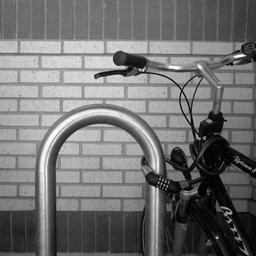
%> input picture S5_19052025/bike.png, 256 x 256 px
$ octave Ex8_3.m   (GNU Octave 9; MATLAB toolbox functions it lacks are replaced by stand-ins)
%> lines starting %> are read from the running program, lines starting %| are printed output that depends on the picture; in (x1, y1, x2, y2) boxes, pixels count from 0 and x2, y2 are one past the last pixel; in counts of white or black regions, pixels touching at a corner belong together; the program's own positions count from 1
%Ex8_3 Canny Edge Detector
clear, clc, close all;
%%%%%%%%%%%%%%%%%%%%%%%%%%%%%%%%%%%%%%%%
pkg load image;
%load test image
Img = imread('bike.png');
%> Img is the input picture: size 256x256 uint8; min 0, max 255, mean 113.2

%repeat with different 'Standard Deviation' (sigma) of Gaussian
sigmaValues = [sqrt(2), 2*sqrt(2), 4*sqrt(2)];
threshold = 0.2; %threshold value = 20%

%perform Canny edge detection and show images
FS = 15; %fontsize of caption
figure, clf;
subplot(2,2,1), imshow(Img), title('Original Image', "fontsize", FS);
for i = 1 : numel(sigmaValues)
  %compute and show Canny edges
  sigma = sigmaValues(i);
  bw = edge(Img, 'canny', threshold, sigma);
  subplot(2,2,i+1), imshow(bw);
  title(sprintf('sigma = %.2f', sigma));
end
%> this loop made 3 passes
%> pass 1, `bw = edge(Img, 'canny', threshold, sigma);`:
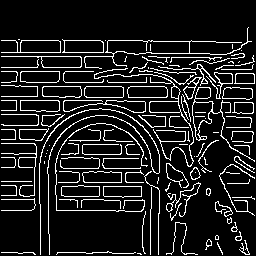
%> bw: size 256x256 logical; 12.1% white in thin lines or dots, all inside (x1, y1, x2, y2) = (1, 27, 255, 255)
%> pass 2, `bw = edge(Img, 'canny', threshold, sigma);`:
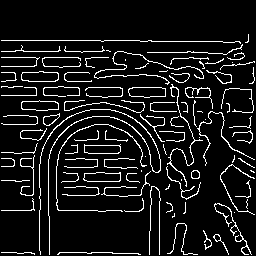
%> bw: size 256x256 logical; 9.3% white in thin lines or dots, all inside (x1, y1, x2, y2) = (1, 34, 255, 255)
%> pass 3, `bw = edge(Img, 'canny', threshold, sigma);`:
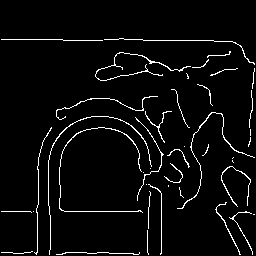
%> bw: size 256x256 logical; 4.1% white in thin lines or dots, all inside (x1, y1, x2, y2) = (1, 38, 255, 255)
saveas(gcf, 'Canny Edge Detector.jpg');
